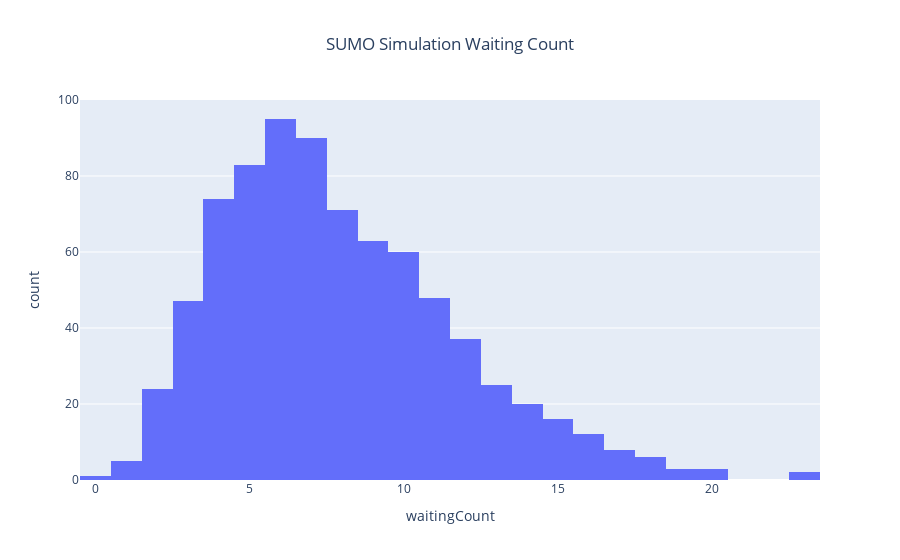

Write notebook code for a chart like this one.
### Code cell
## Histograph of waitingCount:
fig = px.histogram(trip_df, x = "waitingCount",
                    title = "SUMO Simulation Waiting Count")
fig.update_layout(title_x = 0.5)
fig.show()

### Figure 1 — Plotly figure (JSON) as saved in the notebook; plotly's stock layout.template omitted (floating-point values rounded to 4 significant figures; data arrays with more than 128 entries replaced by an {"elided": "..."} marker saying what was removed)
{"data": [{"alignmentgroup": "True", "bingroup": "x", "hovertemplate": "waitingCount=%{x}<br>count=%{y}<extra></extra>", "legendgroup": "", "marker": {"color": "#636efa", "pattern": {"shape": ""}}, "name": "", "offsetgroup": "", "orientation": "v", "showlegend": false, "type": "histogram", "x": {"elided": "793 int values"}, "xaxis": "x", "yaxis": "y"}], "layout": {"barmode": "relative", "legend": {"tracegroupgap": 0}, "title": {"text": "SUMO Simulation Waiting Count", "x": 0.5}, "xaxis": {"anchor": "y", "domain": [0, 1], "title": {"text": "waitingCount"}}, "yaxis": {"anchor": "x", "domain": [0, 1], "title": {"text": "count"}}}}
